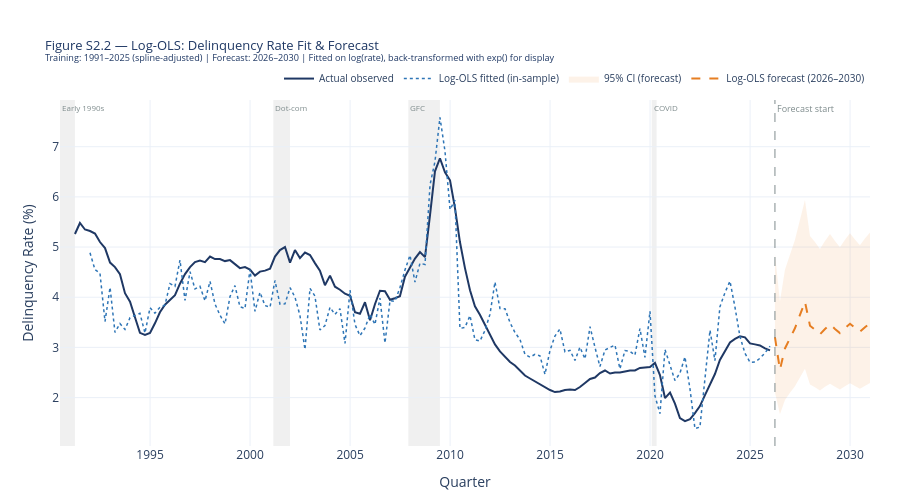

Here is the notebook cell this chart was saved with:
### Markdown cell above
## **4: Log-Transformed OLS (Alternative)**
___
The log-OLS model addresses two limitations of the plain OLS baseline:
the right-skewed distribution of the delinquency rate and the possibility
of predicting negative values. Taking the natural log of the target
linearises the multiplicative relationship between macro drivers and the
default rate, and constrains back-transformed forecasts to positive values
by construction.

A fractional logit (GLM, logit link, binomial family) was evaluated as an
alternative but rejected: applying a binomial GLM to a rate bounded in the
narrow range 1.53%–6.77% produced near-zero pseudo R², insignificant
coefficients, and confidence intervals reaching 33% — well outside the
historical maximum. This is a known failure mode of the binomial GLM when
proportions are far from 0.5 (Bank & Eder 2021, Section 6.2).

### Model specification

$$\log(\tilde{y}_t) = \beta_0
+ \beta_1 \cdot \text{HPI}_{t-3}
+ \beta_2 \cdot \text{CC}_{t-2}
+ \beta_3 \cdot \text{UNEMP}_{t-1}
+ \beta_4 \cdot \text{CREDIT}_{t-6}
+ \beta_5 \cdot \text{GDP}_{t}
+ \beta_6 \cdot \text{CPI}_{t-6}
+ \beta_7 \cdot D_t^{\text{COVID}}
+ \varepsilon_t$$

Forecasts are back-transformed to the original scale via:
$$\hat{y}_t = \exp\!\left(\hat{\beta}_0 + \mathbf{x}_t^\top \hat{\boldsymbol{\beta}}\right)$$

This is consistent with the treatment of bounded economic rates in
Bank & Eder (2021, Section 9.1) and Bellini (2019, p. 257).

**Same regressors, lag structure, and COVID adjustment as OLS —
direct comparison of the two models is therefore valid.**

**Training period:** 1991-Q4 to 2025-Q4
**Forecast period:** 2026-Q1 to 2030-Q4

### Code cell
import pandas as pd
import numpy as np
import statsmodels.api as sm
import plotly.graph_objects as go


# ── Load ──────────────────────────────────────────────────────────────────────
LOCAL_OUTPUT = Path(r'C:\Users\andre\OneDrive\LSE\ST498 - Capstone Project\ST-498\Data Collection')
df = pd.read_csv(LOCAL_OUTPUT / 'SARIMA_regressors_adjusted_US_Q.csv', index_col=0, parse_dates=True)

TARGET = 'delinquency_spline'

REGRESSORS = [
    'us_house_price_yoy_L3',
    'us_consumer_confidence_L2',
    'us_unemployment_L1',
    'us_credit_qoq_growth_L6',
    'us_gdp_yoy_growth_L0',
    'us_cpi_L6',
    'covid_dummy',
]

# ── Split ─────────────────────────────────────────────────────────────────────
train    = df[df['us_delinquency_rate'].notna()][REGRESSORS + [TARGET]].dropna().copy()
forecast = df[df['us_delinquency_rate'].isna()][REGRESSORS].dropna().copy()

print(f'Training rows  : {len(train)}  ({train.index[0].date()} to {train.index[-1].date()})')
print(f'Forecast rows  : {len(forecast)}  ({forecast.index[0].date()} to {forecast.index[-1].date()})')

# ── Log-transform target ──────────────────────────────────────────────────────
train['log_delinquency'] = np.log(train[TARGET])

# ── Fit Log-OLS ───────────────────────────────────────────────────────────────
X_train    = sm.add_constant(train[REGRESSORS])
X_forecast = sm.add_constant(forecast[REGRESSORS], has_constant='add')

log_ols = sm.OLS(train['log_delinquency'], X_train).fit()
print(log_ols.summary())

# ── In-sample fit (back-transformed) ─────────────────────────────────────────
train['log_ols_fitted'] = np.exp(log_ols.fittedvalues)

# ── Out-of-sample forecast (back-transformed) ─────────────────────────────────
forecast['log_ols_forecast'] = np.exp(log_ols.predict(X_forecast))

# ── CIs (back-transformed) ────────────────────────────────────────────────────
pred_df = log_ols.get_prediction(X_forecast).summary_frame(alpha=0.05)
forecast['log_ols_ci_lower'] = np.exp(pred_df['obs_ci_lower'].values)
forecast['log_ols_ci_upper'] = np.exp(pred_df['obs_ci_upper'].values)

# ── In-sample diagnostics (original % scale) ──────────────────────────────────
actual_orig = train[TARGET]
fitted_orig = train['log_ols_fitted']
rmse_orig   = np.sqrt(np.mean((actual_orig - fitted_orig) ** 2))
mae_orig    = np.mean(np.abs(actual_orig - fitted_orig))

print(f'\nIn-sample diagnostics (original % scale):')
print(f'  RMSE  : {rmse_orig:.4f}%')
print(f'  MAE   : {mae_orig:.4f}%')
print(f'  R²    : {log_ols.rsquared:.4f}')
print(f'  Adj R²: {log_ols.rsquared_adj:.4f}')

# ── Plot ──────────────────────────────────────────────────────────────────────
NAVY, BLUE, AMBER, GREY = '#1F3864', '#2E75B6', '#E67E22', '#7F8C8D'
RECESSIONS = [
    ('1990-07-01', '1991-03-31', 'Early 1990s'),
    ('2001-03-01', '2001-12-31', 'Dot-com'),
    ('2007-12-01', '2009-06-30', 'GFC'),
    ('2020-02-01', '2020-04-30', 'COVID'),
]

fig = go.Figure()

for s, e, lbl in RECESSIONS:
    fig.add_vrect(x0=s, x1=e, fillcolor='lightgrey', opacity=0.35,
                  layer='below', line_width=0,
                  annotation_text=lbl, annotation_position='top left',
                  annotation_font_size=8, annotation_font_color=GREY)

# Actual observed (original)
hist_obs = df[df['us_delinquency_rate'].notna()]
fig.add_trace(go.Scatter(
    x=hist_obs.index, y=hist_obs['us_delinquency_rate'],
    mode='lines', name='Actual observed',
    line=dict(color=NAVY, width=2)))

# Log-OLS in-sample fit
fig.add_trace(go.Scatter(
    x=train.index, y=train['log_ols_fitted'],
    mode='lines', name='Log-OLS fitted (in-sample)',
    line=dict(color=BLUE, width=1.5, dash='dot')))

# Forecast CI band
fig.add_trace(go.Scatter(
    x=list(forecast.index) + list(forecast.index[::-1]),
    y=list(forecast['log_ols_ci_upper']) + list(forecast['log_ols_ci_lower'][::-1]),
    fill='toself', fillcolor='rgba(230,126,34,0.10)',
    line=dict(width=0), showlegend=True, name='95% CI (forecast)'))

# Forecast line
fig.add_trace(go.Scatter(
    x=forecast.index, y=forecast['log_ols_forecast'],
    mode='lines', name='Log-OLS forecast (2026–2030)',
    line=dict(color=AMBER, width=2, dash='dash')))

fig.add_vline(x=forecast.index[0].timestamp() * 1000,
              line_dash='dash', line_color=GREY, line_width=1,
              annotation_text='Forecast start',
              annotation_font_size=9, annotation_font_color=GREY)

fig.update_layout(
    title=dict(
        text='Figure S2.2 — Log-OLS: Delinquency Rate Fit & Forecast<br>'
             '<sup>Training: 1991–2025 (spline-adjusted) | Forecast: 2026–2030 | '
             'Fitted on log(rate), back-transformed with exp() for display</sup>',
        font=dict(size=13, color=NAVY)),
    xaxis_title='Quarter',
    yaxis_title='Delinquency Rate (%)',
    template='plotly_white',
    legend=dict(orientation='h', yanchor='bottom', y=1.02,
                xanchor='right', x=1, font=dict(size=10)),
    height=500,
    margin=dict(t=100, b=50, l=60, r=30))

fig.show()

print('\nLog-OLS Forecast — 2026 Q1 to 2030 Q4:')
print(forecast[['log_ols_forecast', 'log_ols_ci_lower',
                'log_ols_ci_upper']].round(4).to_string())

### Figure 1 — Plotly figure (JSON) as saved in the notebook; plotly's stock layout.template omitted (floating-point values rounded to 4 significant figures; data arrays with more than 128 entries replaced by an {"elided": "..."} marker saying what was removed)
{"data": [{"line": {"color": "#1F3864", "width": 2}, "mode": "lines", "name": "Actual observed", "type": "scatter", "x": {"elided": "140 str values"}, "y": {"elided": "140 float values"}}, {"line": {"color": "#2E75B6", "dash": "dot", "width": 1.5}, "mode": "lines", "name": "Log-OLS fitted (in-sample)", "type": "scatter", "x": {"elided": "137 str values"}, "y": {"elided": "137 float values"}}, {"fill": "toself", "fillcolor": "rgba(230,126,34,0.10)", "line": {"width": 0}, "name": "95% CI (forecast)", "showlegend": true, "type": "scatter", "x": ["2026-03-31T00:00:00", "2026-06-30T00:00:00", "2026-09-30T00:00:00", "2026-12-31T00:00:00", "2027-03-31T00:00:00", "2027-09-30T00:00:00", "2027-12-31T00:00:00", "2028-03-31T00:00:00", "2028-06-30T00:00:00", "2028-09-30T00:00:00", "2028-12-31T00:00:00", "2029-03-31T00:00:00", "2029-06-30T00:00:00", "2029-09-30T00:00:00", "2029-12-31T00:00:00", "2030-03-31T00:00:00", "2030-06-30T00:00:00", "2030-09-30T00:00:00", "2030-12-31T00:00:00", "2030-12-31T00:00:00", "2030-09-30T00:00:00", "2030-06-30T00:00:00", "2030-03-31T00:00:00", "2029-12-31T00:00:00", "2029-09-30T00:00:00", "2029-06-30T00:00:00", "2029-03-31T00:00:00", "2028-12-31T00:00:00", "2028-09-30T00:00:00", "2028-06-30T00:00:00", "2028-03-31T00:00:00", "2027-12-31T00:00:00", "2027-09-30T00:00:00", "2027-03-31T00:00:00", "2026-12-31T00:00:00", "2026-09-30T00:00:00", "2026-06-30T00:00:00", "2026-03-31T00:00:00"], "y": [4.868, 3.916, 4.548, 4.867, 5.141, 5.935, 5.218, 5.1, 4.96, 5.119, 5.258, 5.121, 4.996, 5.144, 5.275, 5.149, 5.035, 5.171, 5.29, 2.292, 2.239, 2.178, 2.229, 2.285, 2.227, 2.16, 2.216, 2.277, 2.215, 2.144, 2.207, 2.259, 2.575, 2.224, 2.095, 1.951, 1.665, 2.107]}, {"line": {"color": "#E67E22", "dash": "dash", "width": 2}, "mode": "lines", "name": "Log-OLS forecast (2026–2030)", "type": "scatter", "x": ["2026-03-31T00:00:00.000000000", "2026-06-30T00:00:00.000000000", "2026-09-30T00:00:00.000000000", "2026-12-31T00:00:00.000000000", "2027-03-31T00:00:00.000000000", "2027-09-30T00:00:00.000000000", "2027-12-31T00:00:00.000000000", "2028-03-31T00:00:00.000000000", "2028-06-30T00:00:00.000000000", "2028-09-30T00:00:00.000000000", "2028-12-31T00:00:00.000000000", "2029-03-31T00:00:00.000000000", "2029-06-30T00:00:00.000000000", "2029-09-30T00:00:00.000000000", "2029-12-31T00:00:00.000000000", "2030-03-31T00:00:00.000000000", "2030-06-30T00:00:00.000000000", "2030-09-30T00:00:00.000000000", "2030-12-31T00:00:00.000000000"], "y": [3.203, 2.554, 2.979, 3.193, 3.381, 3.909, 3.433, 3.355, 3.261, 3.368, 3.46, 3.369, 3.285, 3.385, 3.472, 3.388, 3.311, 3.402, 3.482]}], "layout": {"annotations": [{"font": {"color": "#7F8C8D", "size": 8}, "showarrow": false, "text": "Early 1990s", "x": "1990-07-01", "xanchor": "left", "xref": "x", "y": 1, "yanchor": "top", "yref": "y domain"}, {"font": {"color": "#7F8C8D", "size": 8}, "showarrow": false, "text": "Dot-com", "x": "2001-03-01", "xanchor": "left", "xref": "x", "y": 1, "yanchor": "top", "yref": "y domain"}, {"font": {"color": "#7F8C8D", "size": 8}, "showarrow": false, "text": "GFC", "x": "2007-12-01", "xanchor": "left", "xref": "x", "y": 1, "yanchor": "top", "yref": "y domain"}, {"font": {"color": "#7F8C8D", "size": 8}, "showarrow": false, "text": "COVID", "x": "2020-02-01", "xanchor": "left", "xref": "x", "y": 1, "yanchor": "top", "yref": "y domain"}, {"font": {"color": "#7F8C8D", "size": 9}, "showarrow": false, "text": "Forecast start", "x": 1774915200000, "xanchor": "left", "xref": "x", "y": 1, "yanchor": "top", "yref": "y domain"}], "height": 500, "legend": {"font": {"size": 10}, "orientation": "h", "x": 1, "xanchor": "right", "y": 1.02, "yanchor": "bottom"}, "margin": {"b": 50, "l": 60, "r": 30, "t": 100}, "shapes": [{"fillcolor": "lightgrey", "layer": "below", "line": {"width": 0}, "opacity": 0.35, "type": "rect", "x0": "1990-07-01", "x1": "1991-03-31", "xref": "x", "y0": 0, "y1": 1, "yref": "y domain"}, {"fillcolor": "lightgrey", "layer": "below", "line": {"width": 0}, "opacity": 0.35, "type": "rect", "x0": "2001-03-01", "x1": "2001-12-31", "xref": "x", "y0": 0, "y1": 1, "yref": "y domain"}, {"fillcolor": "lightgrey", "layer": "below", "line": {"width": 0}, "opacity": 0.35, "type": "rect", "x0": "2007-12-01", "x1": "2009-06-30", "xref": "x", "y0": 0, "y1": 1, "yref": "y domain"}, {"fillcolor": "lightgrey", "layer": "below", "line": {"width": 0}, "opacity": 0.35, "type": "rect", "x0": "2020-02-01", "x1": "2020-04-30", "xref": "x", "y0": 0, "y1": 1, "yref": "y domain"}, {"line": {"color": "#7F8C8D", "dash": "dash", "width": 1}, "type": "line", "x0": 1774915200000, "x1": 1774915200000, "xref": "x", "y0": 0, "y1": 1, "yref": "y domain"}], "title": {"font": {"color": "#1F3864", "size": 13}, "text": "Figure S2.2 — Log-OLS: Delinquency Rate Fit & Forecast<br><sup>Training: 1991–2025 (spline-adjusted) | Forecast: 2026–2030 | Fitted on log(rate), back-transformed with exp() for display</sup>"}, "xaxis": {"title": {"text": "Quarter"}}, "yaxis": {"title": {"text": "Delinquency Rate (%)"}}}}
